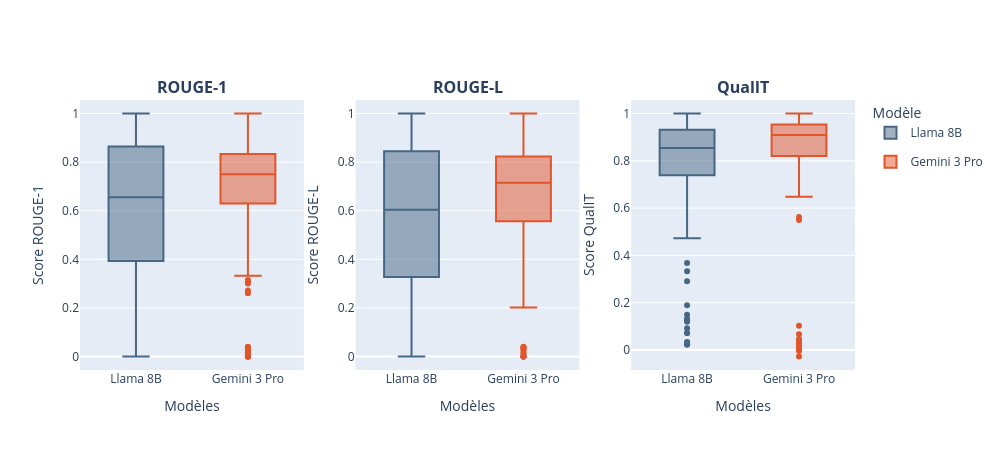

This figure's notebook cell:
### Code cell
import plotly.graph_objects as go
from plotly.subplots import make_subplots

# Création de la figure avec 2 sous-graphes
fig = make_subplots(rows=1, cols=3, subplot_titles=(
    "<b>ROUGE-1</b>",
    "<b>ROUGE-L</b>",
    "<b>QualIT</b>"
))

# Ajout du premier boxplot (avec légende)
fig1 = px.box(
    df_compare,
    x="Modèle",
    y="rouge_score_1gram",
    color="Modèle",
    color_discrete_map={
        "Llama 8B": "#466784",
        "Gemini 3 Pro": "#e1552a"
    }
)
for i, trace in enumerate(fig1.data):
    fig.add_trace(trace, row=1, col=1)
    if i == 0:  # On garde la légende seulement pour la première trace
        trace.showlegend = True
    else:
        trace.showlegend = False

# Ajout du deuxième boxplot (sans légende)
fig2 = px.box(
    df_compare,
    x="Modèle",
    y="rouge_score_L",
    color="Modèle",
    color_discrete_map={
        "Llama 8B": "#466784",
        "Gemini 3 Pro": "#e1552a"
    }
)
for trace in fig2.data:
    trace.showlegend = False
    fig.add_trace(trace, row=1, col=2)

fig3 = px.box(
    df_compare,
    x="Modèle",
    y="C",
    color="Modèle",
    color_discrete_map={
        "Llama 8B": "#466784",
        "Gemini 3 Pro": "#e1552a"
    }
)
for trace in fig3.data:
    trace.showlegend = False
    fig.add_trace(trace, row=1, col=3)

# Mise à jour de la légende commune et des axes
fig.update_layout(
    width=1000,
    height=450,
    legend_title_text='Modèle'
)
fig.update_xaxes(title_text="Modèles", row=1, col=1)
fig.update_xaxes(title_text="Modèles", row=1, col=2)
fig.update_xaxes(title_text="Modèles", row=1, col=3)
fig.update_yaxes(title_text="Score ROUGE-1", row=1, col=1)
fig.update_yaxes(title_text="Score ROUGE-L", row=1, col=2)
fig.update_yaxes(title_text="Score QualIT", row=1, col=3)

fig.show()

### Figure 1 — Plotly figure (JSON) as saved in the notebook; plotly's stock layout.template omitted (floating-point values rounded to 4 significant figures; data arrays with more than 128 entries replaced by an {"elided": "..."} marker saying what was removed)
{"data": [{"alignmentgroup": "True", "hovertemplate": "Modèle=%{x}<br>rouge_score_1gram=%{y}<extra></extra>", "legendgroup": "Llama 8B", "marker": {"color": "#466784"}, "name": "Llama 8B", "notched": false, "offsetgroup": "Llama 8B", "orientation": "v", "showlegend": true, "type": "box", "x": {"elided": "200 str values"}, "x0": " ", "xaxis": "x", "y": {"elided": "200 float values"}, "y0": " ", "yaxis": "y"}, {"alignmentgroup": "True", "hovertemplate": "Modèle=%{x}<br>rouge_score_1gram=%{y}<extra></extra>", "legendgroup": "Gemini 3 Pro", "marker": {"color": "#e1552a"}, "name": "Gemini 3 Pro", "notched": false, "offsetgroup": "Gemini 3 Pro", "orientation": "v", "showlegend": true, "type": "box", "x": {"elided": "200 str values"}, "x0": " ", "xaxis": "x", "y": {"elided": "200 float values"}, "y0": " ", "yaxis": "y"}, {"alignmentgroup": "True", "hovertemplate": "Modèle=%{x}<br>rouge_score_L=%{y}<extra></extra>", "legendgroup": "Llama 8B", "marker": {"color": "#466784"}, "name": "Llama 8B", "notched": false, "offsetgroup": "Llama 8B", "orientation": "v", "showlegend": false, "type": "box", "x": {"elided": "200 str values"}, "x0": " ", "xaxis": "x2", "y": {"elided": "200 float values"}, "y0": " ", "yaxis": "y2"}, {"alignmentgroup": "True", "hovertemplate": "Modèle=%{x}<br>rouge_score_L=%{y}<extra></extra>", "legendgroup": "Gemini 3 Pro", "marker": {"color": "#e1552a"}, "name": "Gemini 3 Pro", "notched": false, "offsetgroup": "Gemini 3 Pro", "orientation": "v", "showlegend": false, "type": "box", "x": {"elided": "200 str values"}, "x0": " ", "xaxis": "x2", "y": {"elided": "200 float values"}, "y0": " ", "yaxis": "y2"}, {"alignmentgroup": "True", "hovertemplate": "Modèle=%{x}<br>C=%{y}<extra></extra>", "legendgroup": "Llama 8B", "marker": {"color": "#466784"}, "name": "Llama 8B", "notched": false, "offsetgroup": "Llama 8B", "orientation": "v", "showlegend": false, "type": "box", "x": {"elided": "200 str values"}, "x0": " ", "xaxis": "x3", "y": {"elided": "200 float values"}, "y0": " ", "yaxis": "y3"}, {"alignmentgroup": "True", "hovertemplate": "Modèle=%{x}<br>C=%{y}<extra></extra>", "legendgroup": "Gemini 3 Pro", "marker": {"color": "#e1552a"}, "name": "Gemini 3 Pro", "notched": false, "offsetgroup": "Gemini 3 Pro", "orientation": "v", "showlegend": false, "type": "box", "x": {"elided": "200 str values"}, "x0": " ", "xaxis": "x3", "y": {"elided": "200 float values"}, "y0": " ", "yaxis": "y3"}], "layout": {"annotations": [{"font": {"size": 16}, "showarrow": false, "text": "<b>ROUGE-1</b>", "x": 0.1444, "xanchor": "center", "xref": "paper", "y": 1, "yanchor": "bottom", "yref": "paper"}, {"font": {"size": 16}, "showarrow": false, "text": "<b>ROUGE-L</b>", "x": 0.5, "xanchor": "center", "xref": "paper", "y": 1, "yanchor": "bottom", "yref": "paper"}, {"font": {"size": 16}, "showarrow": false, "text": "<b>QualIT</b>", "x": 0.8556, "xanchor": "center", "xref": "paper", "y": 1, "yanchor": "bottom", "yref": "paper"}], "height": 450, "legend": {"title": {"text": "Modèle"}}, "width": 1000, "xaxis": {"anchor": "y", "domain": [0, 0.2889], "title": {"text": "Modèles"}}, "xaxis2": {"anchor": "y2", "domain": [0.3556, 0.6444], "title": {"text": "Modèles"}}, "xaxis3": {"anchor": "y3", "domain": [0.7111, 1], "title": {"text": "Modèles"}}, "yaxis": {"anchor": "x", "domain": [0, 1], "title": {"text": "Score ROUGE-1"}}, "yaxis2": {"anchor": "x2", "domain": [0, 1], "title": {"text": "Score ROUGE-L"}}, "yaxis3": {"anchor": "x3", "domain": [0, 1], "title": {"text": "Score QualIT"}}}}
